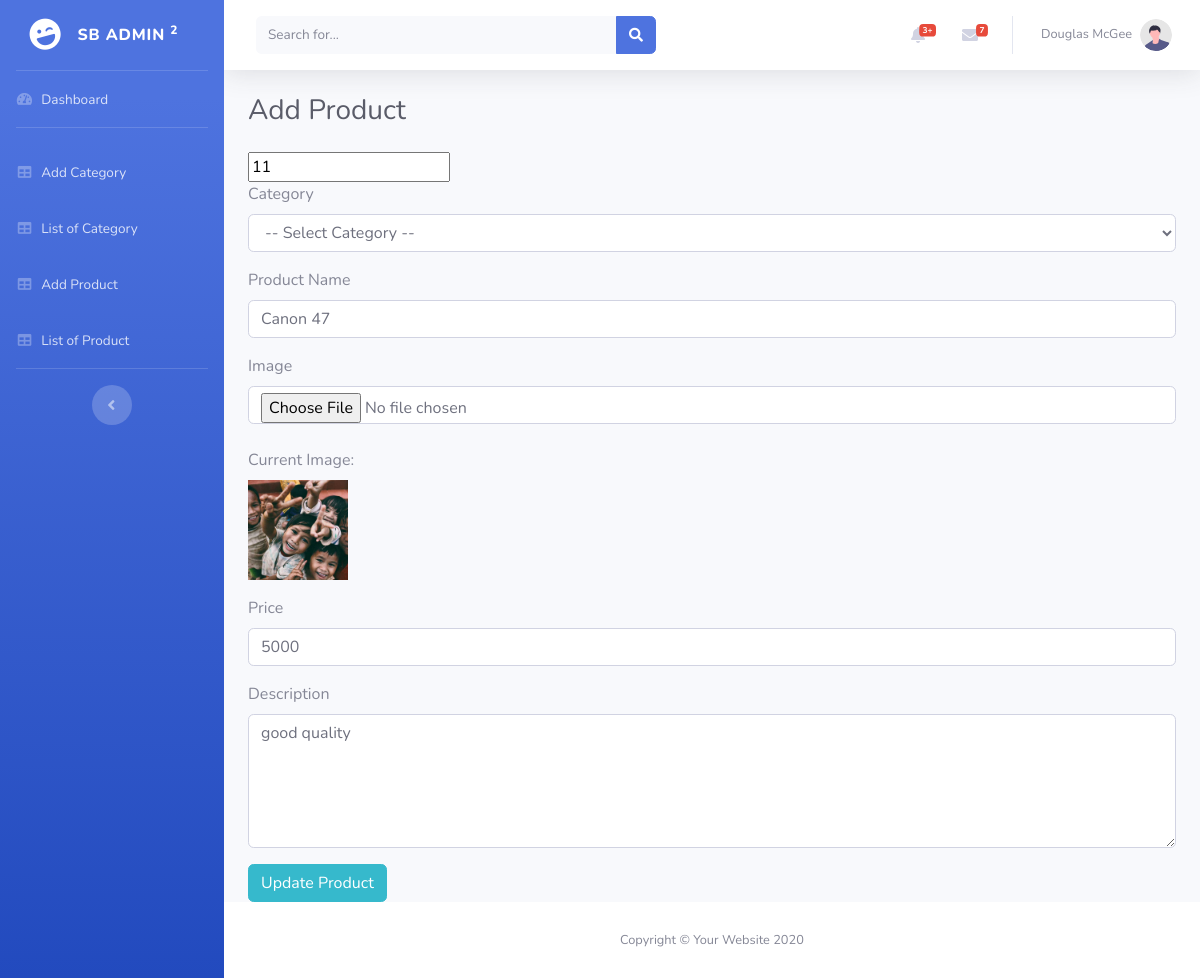
The app's page /admin/edit_product.php?id=11 with its own data.
### tables this page shows
CREATE TABLE `product` (
  `id` int(11) NOT NULL,
  `category_id` int(11) DEFAULT NULL,
  `name` varchar(100) NOT NULL,
  `image` varchar(100) NOT NULL,
  `price` varchar(100) NOT NULL,
  `description` text NOT NULL,
  `deleted_at` timestamp NULL DEFAULT current_timestamp() ON UPDATE current_timestamp()
);

### admin/edit_product.php (the view, shortened to what this page needs)
<?php
$db = mysqli_connect("localhost", "root", "", "ecommerce");
$eid = $_GET['id'];
$select = "SELECT * FROM product WHERE id='$eid'";
$result = $db->query($select);
$row = $result->fetch_assoc();
?>
<!DOCTYPE html>
<html lang="en">
<head>
    <link href="vendor/fontawesome-free/css/all.min.css" rel="stylesheet" type="text/css">
    <link href="css/sb-admin-2.min.css" rel="stylesheet">
</head>
<body id="page-top">
    <div id="wrapper">
        <?php include('inc/sidebar.php'); ?>
        <div id="content-wrapper" class="d-flex flex-column">
            <div id="content">
                <?php include('inc/topbar.php'); ?>
                <div class="container-fluid">
                    <h1 class="h3 mb-4 text-gray-800">Add Product</h1>
                    <form action="update_product.php" method="POST" enctype="multipart/form-data">
                        <input type="text" name="id" value="<?php echo $row['id']; ?>">
    <div class="form-group">
        <label>Category</label>
        <select name="category" class="form-control"  required>
            <option value="">-- Select Category --</option>
        </select>
    </div>
    <div class="form-group">
        <label>Product Name</label>
        <input type="text" name="pname" class="form-control" value="<?php echo $row['name']; ?>" required>
    </div>
    <div class="form-group">
        <label>Image</label>
        <input type="file" name="pimage" class="form-control" value="<?php echo $row['image']; ?>" accept="image/*" >
        <?php if (!empty($row['image'])): ?>
            <br><label>Current Image:</label><br>
            <img src="uploads/<?php echo $row['image']; ?>" alt="Product Image" style="width: 100px; height: auto;">
        <?php endif; ?>
    </div>
    <div class="form-group">
        <label>Price</label>
        <input type="text" name="price" class="form-control" pattern="\d+(\.\d{1,2})?" title="Enter a valid price" value="<?php echo $row['price']; ?>" required>
    </div>
    <div class="form-group">
        <label>Description</label>
        <textarea name="description" class="form-control" rows="5" required><?php echo $row['description']; ?></textarea>
    </div>
    <input type="submit" value="Update Product" class="btn btn-info">
</form>
                </div>
            </div>
            <?php include('inc/footer.php'); ?>
</body>
</html>

### records on screen
product: id "11", pname "Canon 47", image (picture), price "5000", description "good quality"
